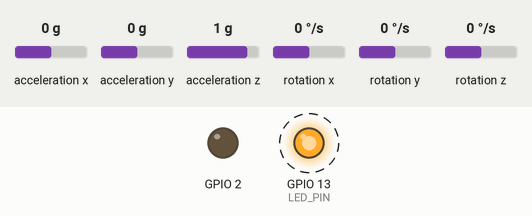
This sketch was run on a simulated ESP32. Shown: output pins drawn as LEDs (lit = HIGH). Dashed ring = blinking. The test bench sets the inputs (shaded band); at power-on: acceleration x 0 g, acceleration y 0 g, acceleration z 1 g, rotation x 0 °/s, rotation y 0 °/s, rotation z 0 °/s. What the sketch prints to the serial monitor is not drawn.

Above: at 0.63 s.
1.3 s: acceleration x set to 0.8 g
4.3 s: acceleration y set to -1.4 g
7.3 s: acceleration z set to -1.4 g
Timing chart, 0 to 16.3 s (numbered marks = the images above; inputs shaded):
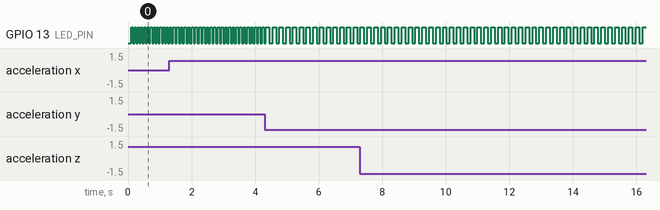

The sketch:

test_MPU6050.ino
```cpp
// Separate code for testing MPU6050 IMU connectivity and functionality
//
#include "Wire.h"
#include "I2Cdev.h"
#include "MPU6050.h"
MPU6050 accelgyro;
int16_t ax, ay, az; // define accel as ax,ay,az
int16_t gx, gy, gz; // define gyro as gx,gy,gz
int16_t ay_indicator[10];

#define LED_PIN 13
bool blinkState = false;

void setup() {
 pinMode(2,OUTPUT);
 Wire.begin(13, 12); // join I2C bus
 Serial.begin(4800); // initialize serial communication
 Serial.println("Initializing I2C devices...");
 accelgyro.initialize();

 // verify connection
 Serial.println("Testing device connections...");
 Serial.println(accelgyro.testConnection() ? "MPU6050 connection successful"
: "MPU6050 connection failed");
 pinMode(LED_PIN, OUTPUT); // configure LED pin
}

void loop() {
 accelgyro.getMotion6(&ax, &ay, &az, &gx, &gy, &gz); // read measurements from device
 // display tab-separated accel/gyro x/y/z values
 Serial.print("a/g:\t");
 Serial.print(ax);
 Serial.print("\t");
 Serial.print(ay);
 Serial.print("\t");
 Serial.println(az);
 Serial.print("\t");
 Serial.print(gx);
 Serial.print("\t");
 Serial.print(gy);
 Serial.print("\t");
 Serial.println(gz);


 if (abs(ay) > 1000) {
  Serial.println("Motion detected!");

 }
 // blink LED to indicate activity
 blinkState = !blinkState;
 digitalWrite(LED_PIN, blinkState);
}
```

Measured:
- after the input at 4.3 s, GPIO 13 (LED_PIN): alternates HIGH for 0.11 s and LOW for 0.11 s, starting after 0.15 s
- by itself, GPIO 13 (LED_PIN): alternates HIGH for 0.06 s and LOW for 0.06 s
